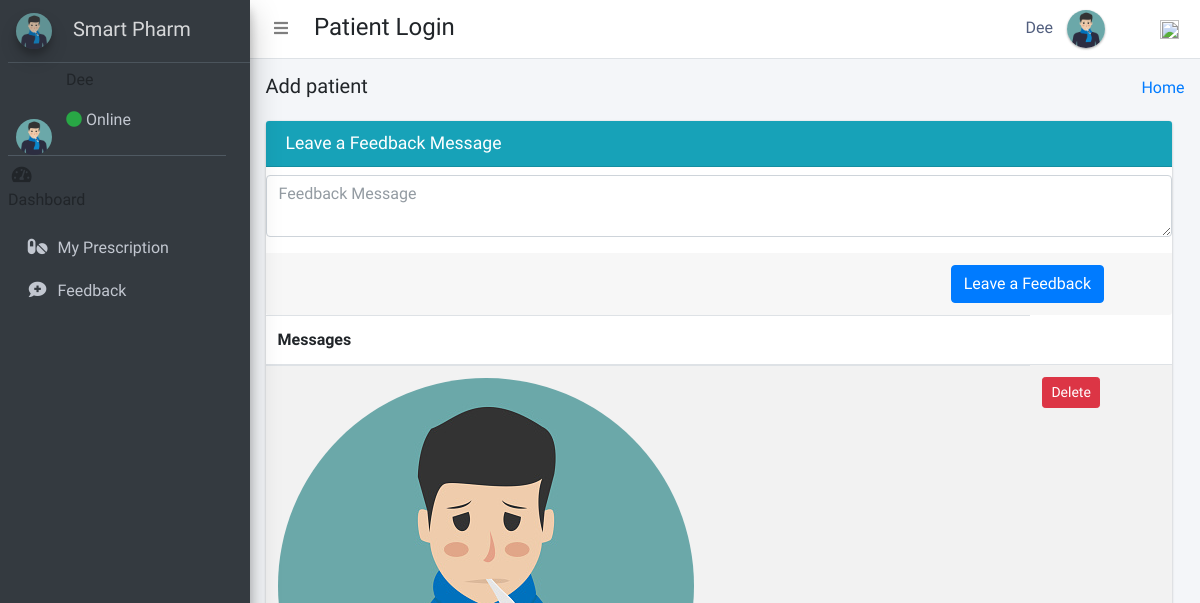
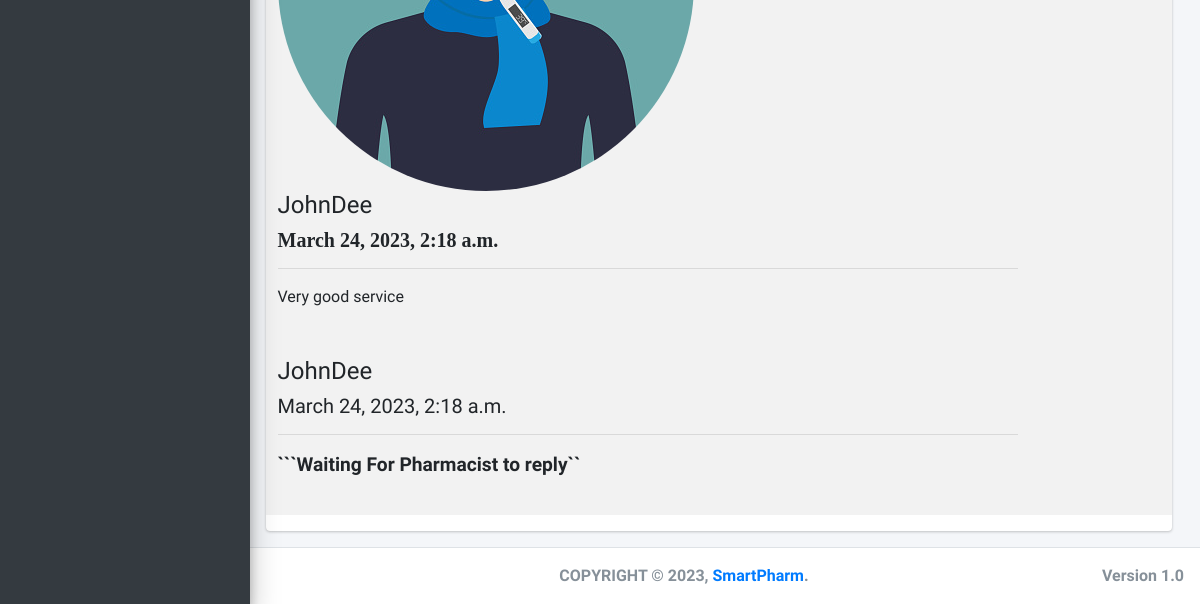
/patient_feedback/ (signed in), run on an earlier commit of the app's database (2 pictures, top to bottom).
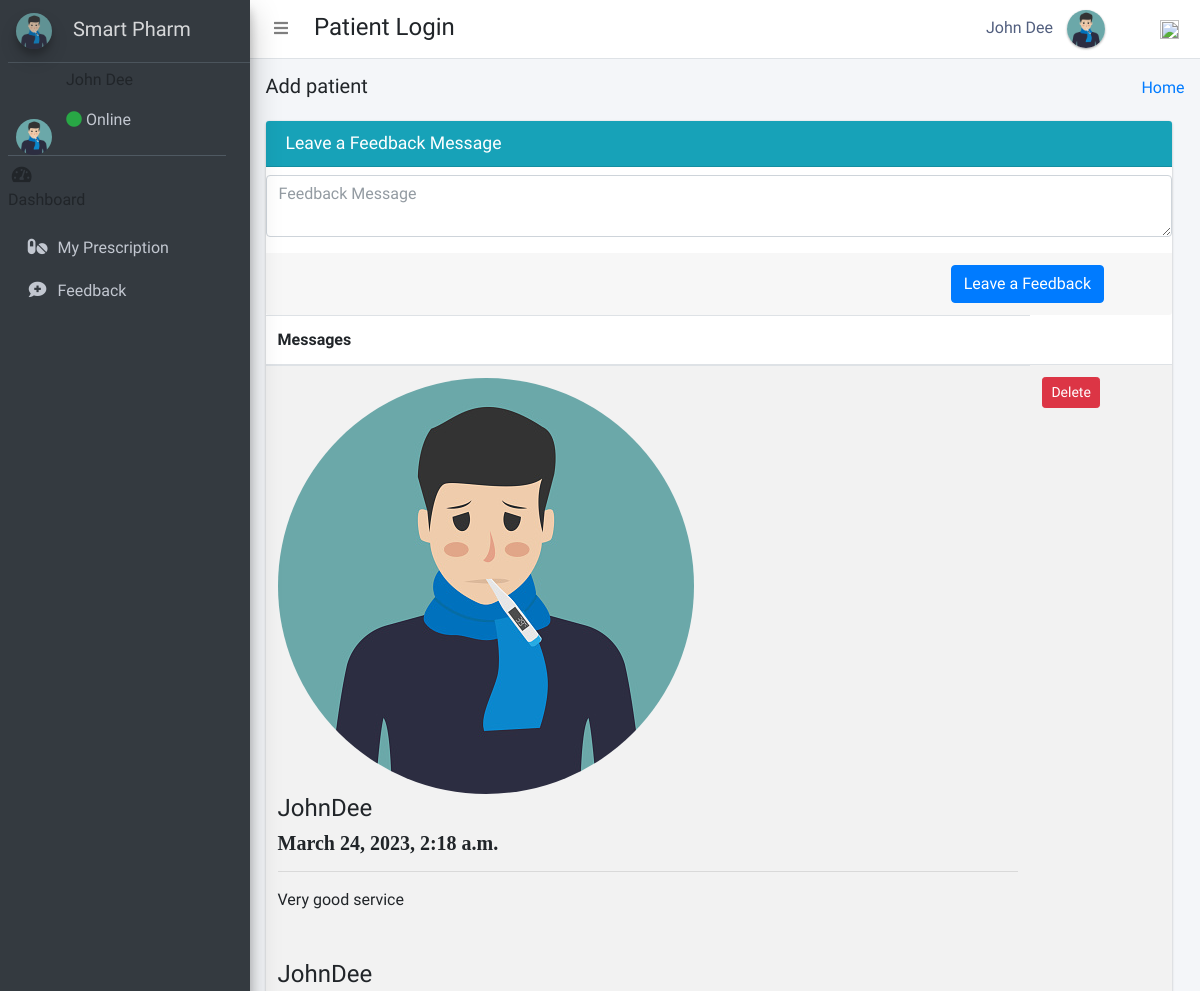
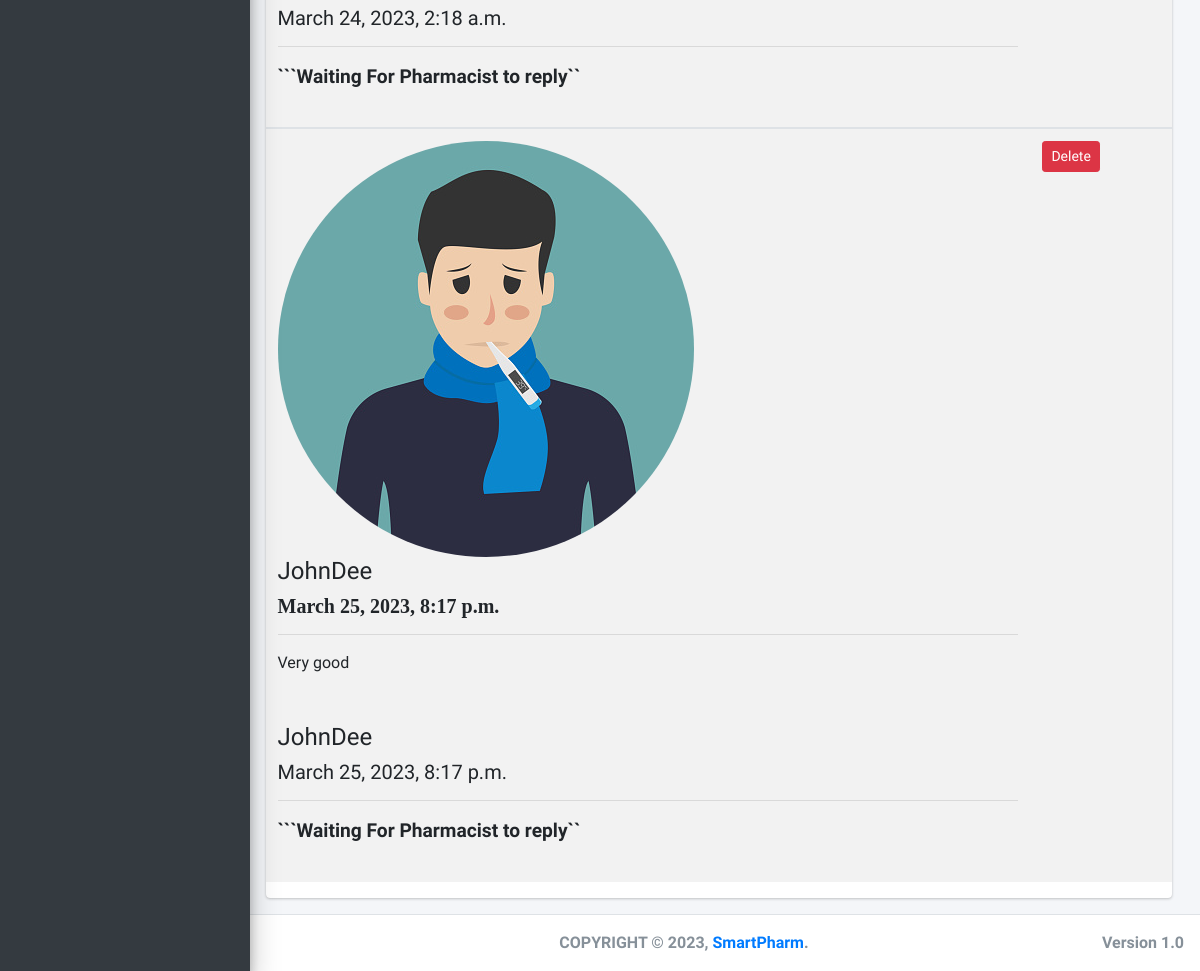
And on a later commit of the database (2 pictures, top to bottom).
### pharmacy/models.py (models this page shows)
class CustomUser(AbstractUser):
    user_type_data = ((1, "AdminHOD"), (2, "Pharmacist"), (3, "Doctor"), (4, "PharmacyClerk"), (5, "Patients"))
    user_type = models.CharField(default=1, choices=user_type_data, max_length=10)

class Patients(models.Model):
    gender_category = (
        ('Male', 'Male'),
        ('Female', 'Female'),
    )
    admin = models.OneToOneField(CustomUser, null=True, on_delete=models.CASCADE)
    reg_no = models.CharField(max_length=30, null=True, blank=True, unique=True)
    gender = models.CharField(max_length=7, null=True, blank=True, choices=gender_category)
    first_name = models.CharField(max_length=20, null=True, blank=True)
    last_name = models.CharField(max_length=20, null=True, blank=True)
    dob = models.DateTimeField(auto_now_add=False, auto_now=False, null=True, blank=True)
    phone_number = models.CharField(max_length=10, null=True, blank=True)
    profile_pic = models.ImageField(default="patient.jpg", null=True, blank=True)
    age = models.IntegerField(default='0', blank=True, null=True)
    address = models.CharField(max_length=300, null=True, blank=True)
    date_admitted = models.DateTimeField(auto_now_add=True, auto_now=False)
    last_updated = models.DateTimeField(auto_now_add=False, auto_now=True)
    def __str__(self):
        return str(self.admin)

class PatientFeedback(models.Model):
    id = models.AutoField(primary_key=True)
    patient_id = models.ForeignKey(Patients, on_delete=models.CASCADE)
    admin_id = models.ForeignKey(AdminHOD, null=True, on_delete=models.CASCADE)
    pharmacist_id = models.ForeignKey(Pharmacist, null=True, on_delete=models.CASCADE)
    feedback = models.TextField(null=True)
    feedback_reply = models.TextField(null=True)
    admin_created_at = models.DateTimeField(null=True)
    created_at = models.DateTimeField(auto_now_add=True)
    updated_at = models.DateTimeField(auto_now=True)
    objects = models.Manager()

### pharmacy/patient_view.py (the view)
# urls.py: path('patient_feedback/',patient_view.patient_feedback,name='patient_feedback'),
def patient_feedback(request):
    patient_fed = Patients.objects.get(admin=request.user.id)
    feedback = PatientFeedback.objects.filter(patient_id=patient_fed)
    context = {
        "feedback": feedback
    }
    return render(request, "patient_templates/patient_feedback.html", context)

### pharmacy/templates/patient_templates/patient_feedback.html (shortened to what this page needs)
 {% extends 'patient_templates/base_template.html'%} {% load crispy_forms_tags %} {% block page_title %}
<h5>Add patient</h5>
{% endblock page_title %} {% block main_content %}
<section class="content lope ">
    <div class="container-fluid">
        <div class="row">
            <div class="col-md-12">
                <div class="card card-info">
                    <div class="card-header">
                        <h3 class="card-title">Leave a Feedback Message</h3>
                    </div>
                    <form method="POST" action="{% url 'patient_feedback_save' %}">
                        <div class="chat-footer">
                            <div class="form-group mt-2">
                                <textarea name="feedback_message" class="form-control send-message-text" rows="2" placeholder="Feedback Message"></textarea>
                            </div>
                        </div>
                        <div class="card-footer">
                            <button type="submit" class="btn btn-primary float-right   mx-5">Leave a Feedback</button>
                        </div>
                    </form>
                    <div class="table-responsive">
                        <table class="table">
                            <thead>
                                <tr>
                                    <th>Messages</th>
                                </tr>
                            </thead>
                            {% for feedback in feedback %}
                            <tbody>
                                <tr>
                                    <td>
                                        <div class="message info">
                                            <img alt="" class="img-circle medium-image" src="{{feedback.patient_id.profile_pic.url}}">
                                            <div class="message-body">
                                                <div class="message-info">
                                                    <h4>{{feedback.patient_id}}</h4>
                                                    <h5> <i class="fa fa-clock-o">{{feedback.created_at}}</i> </h5>
                                                </div>
                                                <hr>
                                                <div class="message-text">
                                                    {{feedback.feedback}}
                                                </div>
                                            </div>
                                            <br>
                                        </div>
                                        {% if feedback.feedback_reply == "" %}
                                        <div class="message my-message">
                                            <div class="message-body">
                                                <div class="message-body-inner">
                                                    <div class="message-info">
                                                        <h4> {{user.username}}</h4>
                                                        <h5> {{feedback.created_at}}</h5>
                                                    </div>
                                                    <hr>
                                                    <div class="message-text">
                                                        <b style="font-size:1.2rem" font-style="italic !important">  ```Waiting For Pharmacist to reply``
                                                            </b>
                                                    </div>
                                                </div>
                                            </div>
                                            <br>
                                        </div>
                                        {% endif %}
                                    </td>
                                    <td>
                                        <a href="{% url 'delete_fed2' feedback.id %}" class="btn btn-sm btn-danger">Delete</a>
                                    </td>
                                </tr>
                            </tbody>
                            {% endfor %}
                        </table>
                    </div>
                </div>
            </div>
        </div>
    </div>
    </div>
    </div>
{% endblock main_content %}

### pharmacy/templates/patient_templates/base_template.html (shortened to what this page needs)
{% extends 'base_file.html' %} {% block htm %}
<body class="hold-transition sidebar-mini layout-fixed">
    <div class="wrapper">
        <nav class="main-header navbar navbar-expand navbar-white navbar-light">
            <ul class="navbar-nav">
                <li class="nav-item">
                    <a class="nav-link" data-widget="pushmenu" href="#" role="button"><i class="fas fa-bars"></i></a>
                </li>
            </ul>
            <h4 style="margin-left: 10px; margin-top: 5px;" class="text-disabled"> Patient Login</h4>
            <ul class="navbar-nav ml-auto">
                <li class="mx-3">
                    <a href="#" class="sm-submenu-with-image a">
                        <span>{{user.first_name}}  {{user.last_name}}</span>
                        <img src="{{request.user.patients.profile_pic.url}}" class="img-circle elevation-1" width="38" height="38" alt="">
                    </a>
                </li>
                <li class="nav-item dropdown ml-3 low">
                    <a href="#" class="btn btn-outlined btn-black text-muted bg-transparent " data-toggle="dropdown" aria-expanded="false" data-wow-delay="0.7s"><img src="https://img.icons8.com/ios/50/000000/settings.png" width="19" height="19">
                    </a>
                </li>
            </ul>
        </nav>
        {% include 'patient_templates/sidebar.html'%}
        <div class="content-wrapper">
            <div class="content-header">
                <div class="container-fluid">
                    <div class="row ">
                        <div class="col-sm-6">
                            <h1 class="m-0 text-dark">
                                {% block page_title %} {% endblock page_title %}
                            </h1>
                        </div>
                        <div class="col-sm-6">
                            <ol class="breadcrumb float-sm-right">
                                <li class="breadcrumb-item"><a href="">Home</a></li>
                            </ol>
                        </div>
                    </div>
                </div>
            </div>
            {% block main_content %} {% endblock main_content %}
        {% include 'hod_templates/footer.html'%}
    {% endblock htm %}

### pharmacy/templates/base_file.html (shortened to what this page needs)
{% load static %}
<!DOCTYPE html>
<html lang="en">
<head>
    <link rel="stylesheet" href="{% static 'css/bootstrap.min.css'%}">
    <link rel="stylesheet" href="{% static 'css/main.css'%}">
    <link rel="stylesheet" href="{% static 'css/profile.css'%}">
    <link rel="stylesheet" href="{% static 'fontawesome-free/css/all.min.css' %}">
  <link rel="stylesheet" href="https://code.ionicframework.com/ionicons/2.0.1/css/ionicons.min.css">
  <link rel="stylesheet" href="{% static 'dist/css/adminlte.css'  %}">
  <link rel="stylesheet" href="{% static 'pace-progress/themes/black/pace-theme-flat-top.css' %}">
  <link rel="stylesheet" href="{% static 'datatables-bs4/css/dataTables.bootstrap4.min.css'%}">
  <link rel="stylesheet" href="{% static 'datatables-responsive/css/responsive.bootstrap4.min.css'%}">
  <link rel="stylesheet" href="{% static 'datatables-buttons/css/buttons.bootstrap4.min.css'%}">
  <link rel="stylesheet" href="{% static 'css/select2.css' %}">
  <link href="{% static 'jquery-ui2/jquery-ui.min.css' %}" rel="stylesheet">
  <link href="{% static 'jquery-ui2/jquery-ui.structure.min.css' %}" rel="stylesheet">
  <link href="{% static 'jquery-ui2/jquery-ui.theme.min.css' %}" rel="stylesheet">
</head>
<body>
{% block htm %}
{% endblock %}
</body>
</html>

### pharmacy/templates/patient_templates/sidebar.html (shortened to what this page needs)
<aside class="main-sidebar sidebar-dark-primary elevation-4">
    <a href="" class="brand-link ml-2">
        <img src="{{request.user.patients.profile_pic.url}}" alt="" width="36" height="36"  class=" img-circle elevation-3"
            style="opacity: .8">
        <span class="brand-text font-weight-light mt-1 ml-3 mmust">Smart Pharm</span>
      </a>
    <div class="sidebar">
      <div class="user-panel mr-3">
          <div class="pull-left image ml-2 ">
            <img src="{{request.user.patients.profile_pic.url}}"  width="36" height="36"  class="img-circle mt-2" alt="User Image">
          </div>
          <div class="pull-left info">
            <p>{{user.first_name}}  {{user.last_name}}</p>
            <a href="#"><i class="fa fa-circle text-success "></i> Online</a>
          </div>
        </div>
      <nav class="mt-2">
        <ul class="nav nav-pills nav-sidebar flex-column" data-widget="treeview" role="menu" data-accordion="false">
               <li class="nav-item ">
                  <i class="nav-icon fas fa-tachometer-alt"></i>
                  <p>
                    Dashboard
                  </p>
              </li>
          <li class="nav-item">
            <a href="{% url 'taken_home' %}" class="nav-link">
              <i class="nav-icon fas fa-pills"></i>
              <p>
               My Prescription
              </p>
            </a>
          </li>
          <li class="nav-item">
            <a href="{% url  'patient_feedback'  %}" class="nav-link">
              <i class="nav-icon fas fa-comment-medical"></i>
              <p>
                Feedback
              </p>
            </a>
          </li>
        </ul>
      </nav>
    </div>
  </aside>

### pharmacy/templates/hod_templates/footer.html
<footer class="main-footer pt-3 text-center">
    <strong>COPYRIGHT &copy; {% now "Y" %}, <a href="#">SmartPharm</a>.
    <div class="float-right d-none d-sm-inline-block">
        <b>Version</b> 1.0
    </div>
</footer>

### pharmacy/static/css/profile.css (style rules this page uses)
li { list-style-type: none ! }
.form-control { font-size: .875rem; }
.navbar-nav span { color: #525f7f !important; margin-right: 10px !important; }
body { font-family: 'Rubik', sans-serif; height: 100% !important; }
.table tbody tr:nth-of-type(odd) { background-color: rgba(0, 0, 0, .05) !important; }

### pharmacy/templates/patient_templates/patient_feedback.html (style rules this page uses)
.col-md-12 { padding-right: 20px !important; }

What changed in the data, as far as the page shows it:
changed CustomUser "JohnDee": first_name (not shown) → "John"
added PatientFeedback: patient_id.profile_pic (picture), patient_id "JohnDee", created_at "March 25, 2023, 8:17 p.m.", feedback "Very good", {{ user.username }} "JohnDee"
